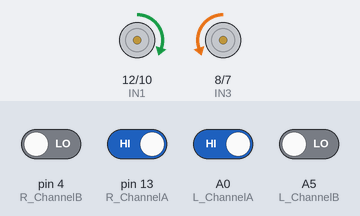
A sketch run on a simulated Arduino Uno, built with avr-gcc and run on an emulated ATmega328P. On the bench: motor-driver pin pairs drawn as motors (green arrow = first pin HIGH = forward, orange = second pin HIGH = backward, longer = more drive, scaled by the enable pin). Inputs (shaded band) come from the test bench; at power-on: A0 (L_ChannelA), pin 13 (R_ChannelA) HIGH, A5 (L_ChannelB), pin 4 (R_ChannelB) LOW. What the sketch prints to the serial monitor is not drawn.

Above: at 1.2 s.
1.3 s: pin 13 (R_ChannelA) driven LOW
At 1.58 s:
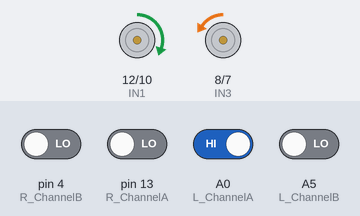
4.3 s: pin 13 (R_ChannelA) driven HIGH
At 5.9 s:
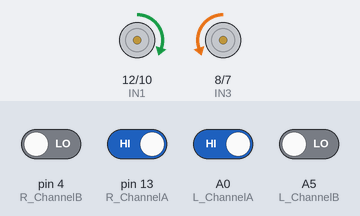
6.2 s: A0 (L_ChannelA) driven LOW
At 6.45 s:
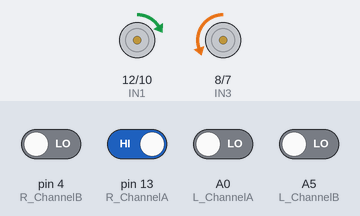
9.2 s: A0 (L_ChannelA) driven HIGH
At 9.9 s:
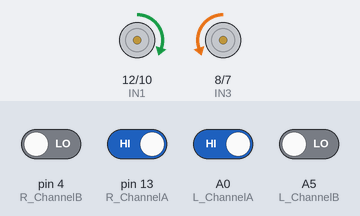
11.0 s: pin 4 (R_ChannelB) driven HIGH and pin 13 (R_ChannelA) driven LOW and A0 (L_ChannelA) driven LOW and A5 (L_ChannelB) driven HIGH
At 12.4 s:
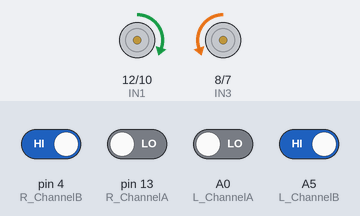
12.9 s: pin 13 (R_ChannelA) driven HIGH and A0 (L_ChannelA) driven HIGH
At 13.15 s:
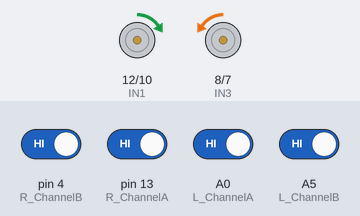
Timing chart, 0 to 15.9 s (numbered marks = the images above; inputs shaded):
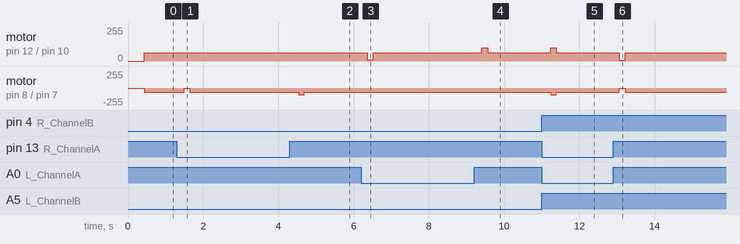

The sketch:

PID.ino
```cpp
/*********************ENCODERS*********************/
#define R_ChannelA 13
#define R_ChannelB 4
#define L_ChannelA A0
#define L_ChannelB A5

long R_Counter, L_Counter;
int R_CurrentState, L_CurrentState;
int R_LastState, L_LastState;

long R_ticks_prev, L_ticks_prev;

float ticks_per_revolution = 30.0;

long time_prev, time_current, time_interval;

/*********************MOTORS*********************/
// Left motor
#define ENA  11
#define IN1  12
#define IN2  10

// Rigt motor
#define ENB  9
#define IN3  8
#define IN4  7


/*********************PID*********************/
float Kp = 25.0;
float Ki = 0.0;
float Kd = 0.0;

float SetPoint = 2.5;  // desired velocity
float R_Error, R_PreviousError = 0.0;
float L_Error, L_PreviousError = 0.0;

typedef struct{
int R_PID;
int L_PID;
} Output_PID_t;

Output_PID_t Output;

void setup() {
  pinMode (R_ChannelA, INPUT);
  pinMode (R_ChannelB, INPUT);
  pinMode (L_ChannelA, INPUT);
  pinMode (L_ChannelB, INPUT);

  pinMode(ENA, OUTPUT);
  pinMode(IN1, OUTPUT);
  pinMode(IN2, OUTPUT);
  pinMode(IN3, OUTPUT);
  pinMode(IN4, OUTPUT);
  pinMode(ENB, OUTPUT);

  Serial.begin (9600);
  // Initial state
  R_LastState = digitalRead(R_ChannelA);
  L_LastState = digitalRead(L_ChannelA);
  // time initial state set right after reading the encoder
  time_prev = millis();
}

void loop() {
  R_CurrentState = digitalRead(R_ChannelA);
  L_CurrentState = digitalRead(L_ChannelA);

  // Change in state --> new pulse
  if (R_CurrentState != R_LastState) {
    // ChannelB different from current state --> clockwise
    if (digitalRead(R_ChannelB) != R_CurrentState) {
      R_Counter --;
    }
    else {
      R_Counter ++;
    }
  }
  /*Serial.print("R_Pose: ");
    Serial.print(R_Counter);
  */
  R_LastState = R_CurrentState;

  // Change in state --> new pulse
  if (L_CurrentState != L_LastState) {
    // ChannelB different from current state --> clockwise
    if (digitalRead(L_ChannelB) != L_CurrentState) {
      L_Counter --;
    }
    else {
      L_Counter ++;
    }
  }
  /*Serial.print("  L_Pose: ");
    Serial.print(L_Counter);
  */
  L_LastState = L_CurrentState;

  // Calculate time interval
  time_current = millis();
  time_interval = time_current - time_prev;
  time_prev = time_current;

  int R_tick_change = R_Counter - R_ticks_prev;
  float R_distance = (float)R_tick_change / ticks_per_revolution;
  double R_velocity = R_distance / time_interval * 10000.0;

  int L_tick_change = L_Counter - L_ticks_prev;
  float L_distance = (float)L_tick_change / ticks_per_revolution;
  double L_velocity = L_distance /  time_interval * 10000.0;

  // Update previous tick counts for the next iteration
  R_ticks_prev = R_Counter;
  L_ticks_prev = L_Counter;

    Serial.print("  R_Vel: ");
    Serial.print(R_velocity);
    Serial.print("  L_Vel: ");
    Serial.print(L_velocity);

  delay(80);


  Output = PID_control(Kp, Ki, Kd, R_velocity, L_velocity);

  forward();
}


/**********************PID**********************/
Output_PID_t PID_control(float Kp, float Ki, float Kd, double R_velocity, double L_velocity)
{
  R_Error = SetPoint - R_velocity;
  Output.R_PID = Kp * R_Error + Kd * (R_Error - R_PreviousError);
  R_PreviousError = R_Error;

  if (Output.R_PID > 100) {
    Output.R_PID = 100;
  }
  else if (Output.R_PID < -100) {
    Output.R_PID = -100;
  }

  Serial.print((String)"      R_Error: " + R_Error + (String)"  R_PreviousError: " + R_PreviousError);

    L_Error = SetPoint - L_velocity;
  Output.L_PID = Kp * L_Error + Kd * (L_Error - L_PreviousError);
  L_PreviousError = L_Error;

  if (Output.L_PID > 100) {
    Output.L_PID = 100;
  }
  else if (Output.L_PID < -100) {
    Output.L_PID = -100;
  }

  Serial.print((String)"  L_Error: " + L_Error + (String)"  L_PreviousError: " + L_PreviousError);
  Serial.println((String)"      R_PID: " + Output.R_PID + (String)"  L_PID: " + Output.L_PID);

  return Output;

}


/**********************MOTION**********************/
void forward()
{
  digitalWrite(IN1, HIGH);
  digitalWrite(IN2, LOW);
  digitalWrite(IN3, LOW);
  digitalWrite(IN4, HIGH);
  analogWrite(ENA, Output.L_PID);
  analogWrite(ENB, Output.R_PID);
}
/*
void backward()
{

  digitalWrite(IN1, LOW);
  digitalWrite(IN2, HIGH);
  digitalWrite(IN3, HIGH);
  digitalWrite(IN4, LOW);
  analogWrite(ENA, L_PID);
  analogWrite(ENB, R_PID);
}
void left()
{
  digitalWrite(IN1, LOW);
  digitalWrite(IN2, HIGH);
  digitalWrite(IN3, LOW);
  digitalWrite(IN4, HIGH);

  analogWrite(ENA, L_PID);
  analogWrite(ENB, R_PID);
}
void right()
{
  digitalWrite(IN1, HIGH);
  digitalWrite(IN2, LOW);
  digitalWrite(IN3, HIGH);
  digitalWrite(IN4, LOW);

  analogWrite(ENA, L_PID);
  analogWrite(ENB, R_PID);

}
void SStop()
{
  analogWrite(ENA, 0);
  analogWrite(ENB, 0);
  digitalWrite(IN1, LOW);
  digitalWrite(IN2, LOW);
  digitalWrite(IN3, LOW);
  digitalWrite(IN4, LOW);
}

*/
```

Measured:
- after the input at 1.3 s, motor on pin 8 (IN3) / pin 7 (IN4): backward 62/255 → backward 7/255 after 0.19 s, → backward 62/255 0.15 s later
- after the input at 4.3 s, motor on pin 8 (IN3) / pin 7 (IN4): backward 62/255 → backward 100/255 after 0.24 s, → backward 62/255 0.15 s later
- after the input at 6.2 s, motor on pin 12 (IN1) / pin 10 (IN2): forward 62/255 → forward 8/255 after 0.16 s, → forward 62/255 0.15 s later
- after the input at 9.2 s, motor on pin 12 (IN1) / pin 10 (IN2): forward 62/255 → forward 100/255 after 0.21 s, → forward 62/255 0.15 s later
- after the input at 11.0 s, motor on pin 12 (IN1) / pin 10 (IN2): forward 62/255 → forward 100/255 after 0.24 s, → forward 62/255 0.15 s later; motor on pin 8 (IN3) / pin 7 (IN4): backward 62/255 → backward 100/255 after 0.24 s, → backward 62/255 0.15 s later
- after the input at 12.9 s, motor on pin 12 (IN1) / pin 10 (IN2): forward 62/255 → forward 7/255 after 0.16 s, → forward 62/255 0.15 s later; motor on pin 8 (IN3) / pin 7 (IN4): backward 62/255 → backward 7/255 after 0.16 s, → backward 62/255 0.15 s later
